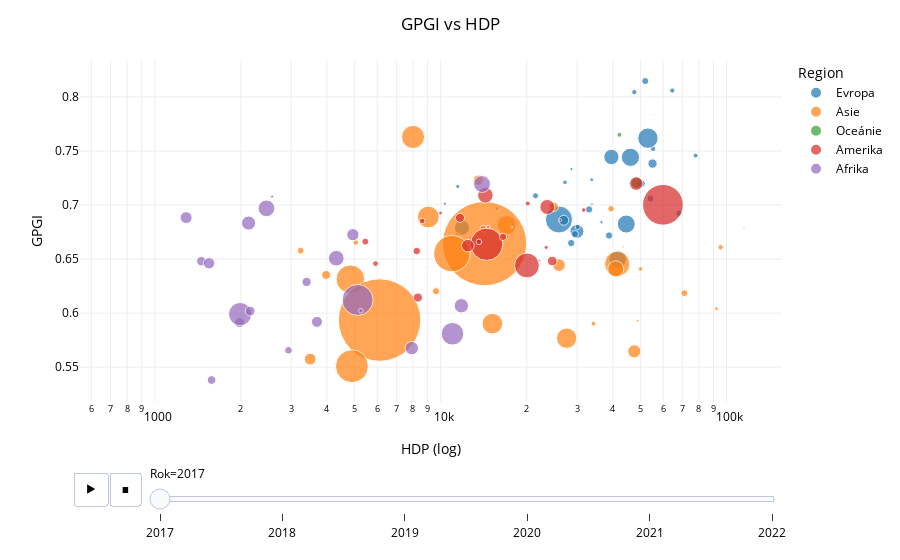

Notebook cell for this chart:
### Code cell
import pandas as pd
import plotly.express as px
import numpy as np

year = 2019

# def create_bubbles(year, indicator)
pop = pd.read_csv("init_data/Total_population.csv")
pop = pop.loc[pop["Indicator"] == "Total population (thousands)"][["LOCATION", "TIME", "Value"]]
new_ind = pd.read_csv("init_data/GDP_per_capita.csv")
new_ind = new_ind.loc[new_ind["Indicator"] == "GDP per capita, PPP (current international $)"][["Indicator", "LOCATION", "TIME", "Value"]]
gpgi = pd.read_csv("data/gpgi_long.csv")

df = gpgi.merge(pop, left_on=["iso3", "year"], right_on=["LOCATION", "TIME"])
df.rename(columns={"Value": "pop_thousands"}, inplace=True)
df.drop(columns=["TIME", "LOCATION"], inplace=True)

df = df.merge(new_ind, left_on=["iso3", "year"], right_on=["LOCATION", "TIME"])
df.rename(columns={"Value": "gdp"}, inplace=True)
df.drop(columns=["TIME", "LOCATION"], inplace=True)


# df = df.loc[df["year"] == year]
df["pop_thousands"] = df["pop_thousands"] * 1000
df = df[["gdp", "gpgi", "pop_thousands", "region", "country", "year"]]
df.columns = ["HDP", "GPGI", "Populace", "Region", "Země", "Rok"]

fig = px.scatter(df, x="HDP", y="GPGI", size="Populace", color="Region", hover_name="Země", template="none", labels={"HDP": "HDP (log)", "GPGI":"GPGI"}, size_max=60, log_x=True, animation_frame="Rok", animation_group="Země")

fig.update_layout(
    title={
        'text': "GPGI vs HDP",
    },
    font=dict(
        # family="Poppins, sans-serif",
        color="Black"
    ),
    hoverlabel=dict(
        font_size=16,
    )
)

# fig.update_layout(transition = {'duration': 3000})
fig.layout.updatemenus[0].buttons[0].args[1]["frame"]["duration"] = 1500


fig.show()

### Figure 1 — Plotly figure (JSON) as saved in the notebook; plotly's stock layout.template omitted (floating-point values rounded to 4 significant figures)
{"data": [{"hovertemplate": "<b>%{hovertext}</b><br><br>Region=Evropa<br>Rok=2017<br>HDP (log)=%{x}<br>GPGI=%{y}<br>Populace=%{marker.size}<extra></extra>", "hovertext": ["Iceland", "Finland", "Norway", "Sweden", "Ireland", "Denmark", "Switzerland", "Belgium", "Latvia", "Netherlands", "Germany", "United Kingdom", "Austria", "Luxembourg", "Lithuania", "Spain", "Slovenia", "Serbia", "Bulgaria", "France", "Croatia", "Portugal", "Moldova", "Poland", "Macedonia, FYR", "Estonia", "Russian Federation", "Ukraine", "Romania", "Italy", "Slovak Republic", "Greece", "Czech Republic", "Malta", "Hungary", "Albania"], "ids": ["Iceland", "Finland", "Norway", "Sweden", "Ireland", "Denmark", "Switzerland", "Belgium", "Latvia", "Netherlands", "Germany", "United Kingdom", "Austria", "Luxembourg", "Lithuania", "Spain", "Slovenia", "Serbia", "Bulgaria", "France", "Croatia", "Portugal", "Moldova", "Poland", "Macedonia, FYR", "Estonia", "Russian Federation", "Ukraine", "Romania", "Italy", "Slovak Republic", "Greece", "Czech Republic", "Malta", "Hungary", "Albania"], "legendgroup": "Evropa", "marker": {"color": "#1F77B4", "size": [339000, 5503000, 5259000, 10006000, 4742000, 5722000, 8419000, 11352000, 1964000, 17167000, 82484000, 65870000, 8773000, 591000, 2919000, 46517000, 2094000, 7480000, 7215000, 64074000, 4209000, 10317000, 3201000, 38532000, 2111000, 1316000, 145323000, 44752000, 19743000, 60069000, 5436000, 10723000, 10529000, 473000, 9799000, 2880000], "sizemode": "area", "sizeref": 396100.0, "symbol": "circle"}, "mode": "markers", "name": "Evropa", "orientation": "v", "showlegend": true, "type": "scatter", "x": [55638, 47570, 64590, 51948, 77969, 55357, 68194, 50442, 28674, 55089, 53071, 46104, 54173, 114986, 33762, 39550, 36508, 16611, 21470, 44577, 27207, 33045, 11464, 29958, 15706, 33822, 25926, 11861, 26943, 41581, 30142, 28605, 38825, 43509, 29496, 12771], "xaxis": "x", "y": [0.7836, 0.8044, 0.8059, 0.8146, 0.7457, 0.7519, 0.6924, 0.7198, 0.7333, 0.7383, 0.7618, 0.7441, 0.706, 0.6786, 0.7234, 0.7444, 0.6842, null, 0.7085, 0.6824, 0.721, 0.6959, 0.7172, 0.6756, 0.6967, 0.7008, 0.6866, 0.679, 0.6859, 0.6498, 0.6797, 0.6648, 0.6718, 0.6615, 0.6731, 0.6685], "yaxis": "y"}, {"hovertemplate": "<b>%{hovertext}</b><br><br>Region=Asie<br>Rok=2017<br>HDP (log)=%{x}<br>GPGI=%{y}<br>Populace=%{marker.size}<extra></extra>", "hovertext": ["Philippines", "Kazakhstan", "Mongolia", "Israel", "Sri Lanka", "Singapore", "Lao PDR*", "Kyrgyz Republic", "Thailand", "China", "Vietnam", "Bangladesh", "Cyprus", "Georgia", "Brunei Darussalam", "Tajikistan", "Bhutan*", "Armenia", "Indonesia", "Maldives", "Azerbaijan", "India", "Malaysia", "Cambodia", "Japan", "United Arab Emirates", "Korea, Rep.", "Bahrain", "Qatar", "Kuwait", "Jordan", "Turkey", "Nepal", "Oman", "Lebanon", "Saudi Arabia", "Iran, Islamic Rep.", "Pakistan"], "ids": ["Philippines", "Kazakhstan", "Mongolia", "Israel", "Sri Lanka", "Singapore", "Lao PDR*", "Kyrgyz Republic", "Thailand", "China", "Vietnam", "Bangladesh", "Cyprus", "Georgia", "Brunei Darussalam", "Tajikistan", "Bhutan*", "Armenia", "Indonesia", "Maldives", "Azerbaijan", "India", "Malaysia", "Cambodia", "Japan", "United Arab Emirates", "Korea, Rep.", "Bahrain", "Qatar", "Kuwait", "Jordan", "Turkey", "Nepal", "Oman", "Lebanon", "Saudi Arabia", "Iran, Islamic Rep.", "Pakistan"], "legendgroup": "Asie", "marker": {"color": "#FF7F0E", "size": [105813000, 18201000, 3062000, 8236000, 21468000, 5739000, 6944000, 6070000, 70767000, 1406143000, 93587000, 160825000, 1203000, 3772000, 428000, 8826000, 753000, 2859000, 263204000, 463000, 10030000, 1346642000, 31757000, 15730000, 126854000, 9032000, 51419000, 1433000, 2676000, 4029000, 10091000, 81713000, 28019000, 4498000, 6186000, 33775000, 83913000, 214770000], "sizemode": "area", "sizeref": 396100.0, "symbol": "circle"}, "mode": "markers", "name": "Asie", "orientation": "v", "showlegend": true, "type": "scatter", "x": [8002, 24863, 11431, 39448, 13545, 95334, 7211, 5047, 17008, 14244, 9051, 4831, 38415, 13590, 60173, 3236, 10987, 12510, 10942, 18974, 14121, 6112, 25935, 3973, 41444, 71182, 40957, 48929, 92178, 50007, 9629, 27583, 3496, 34218, 17808, 47552, 15163, 4892], "xaxis": "x", "y": [0.7629, 0.6983, 0.6731, 0.6965, 0.723, 0.6609, null, 0.6653, 0.6815, 0.6643, 0.6889, 0.6314, 0.6522, 0.6665, null, 0.6578, null, 0.6651, 0.655, 0.635, 0.6781, 0.5936, 0.6444, 0.6353, 0.6455, 0.6184, 0.6409, 0.5931, 0.6041, 0.6409, 0.6203, 0.5768, 0.5575, 0.5903, null, 0.5647, 0.5903, 0.5509], "yaxis": "y"}, {"hovertemplate": "<b>%{hovertext}</b><br><br>Region=Oceánie<br>Rok=2017<br>HDP (log)=%{x}<br>GPGI=%{y}<br>Populace=%{marker.size}<extra></extra>", "hovertext": ["New Zealand", "Australia", "Fiji"], "ids": ["New Zealand", "Australia", "Fiji"], "legendgroup": "Oceánie", "marker": {"color": "#2CA02C", "size": [4707000, 24392000, 919000], "sizemode": "area", "sizeref": 396100.0, "symbol": "circle"}, "mode": "markers", "name": "Oceánie", "orientation": "v", "showlegend": true, "type": "scatter", "x": [42205, 48400, 12822], "xaxis": "x", "y": [0.7649, 0.7204, null], "yaxis": "y"}, {"hovertemplate": "<b>%{hovertext}</b><br><br>Region=Amerika<br>Rok=2017<br>HDP (log)=%{x}<br>GPGI=%{y}<br>Populace=%{marker.size}<extra></extra>", "hovertext": ["Nicaragua", "Canada", "United States", "Ecuador", "Bolivia", "Barbados", "Costa Rica", "Argentina", "Colombia", "Trinidad and Tobago", "Panama", "Bahamas", "Jamica", "Guyana", "Brazil", "Mexico", "Dominican Republic", "Uruguay", "Peru", "Honduras", "Paraguay", "Chile", "El Salvador", "Belize", "Suriname", "Guatemala"], "ids": ["Nicaragua", "Canada", "United States", "Ecuador", "Bolivia", "Barbados", "Costa Rica", "Argentina", "Colombia", "Trinidad and Tobago", "Panama", "Bahamas", "Jamica", "Guyana", "Brazil", "Mexico", "Dominican Republic", "Uruguay", "Peru", "Honduras", "Paraguay", "Chile", "El Salvador", "Belize", "Suriname", "Guatemala"], "legendgroup": "Amerika", "marker": {"color": "#D62728", "size": [6435000, 36325000, 328553000, 16563000, 11350000, 279000, 4970000, 43865000, 47907000, 1474000, 4061000, 398000, 2806000, 761000, 207678000, 122211000, 10588000, 3419000, 31363000, 9544000, 6311000, 18207000, 6260000, 371000, 584000, 16439000], "sizemode": "area", "sizeref": 396100.0, "symbol": "circle"}, "mode": "markers", "name": "Amerika", "orientation": "v", "showlegend": true, "type": "scatter", "x": [5915, 48317, 59908, 11679, 8245, 16199, 20168, 23597, 14335, 26214, 31638, 34068, 9985, 12194, 14478, 20032, 16525, 23385, 12443, 5448, 13604, 24547, 8618, 8874, 17753, 8322], "xaxis": "x", "y": [0.6458, 0.7198, 0.7002, 0.6881, 0.6574, null, 0.7014, 0.6982, 0.709, 0.6859, 0.6954, null, 0.6925, null, 0.6637, 0.6441, 0.6705, 0.6608, 0.6624, 0.6661, 0.6659, 0.6482, 0.6853, 0.6426, 0.6794, 0.6144], "yaxis": "y"}, {"hovertemplate": "<b>%{hovertext}</b><br><br>Region=Afrika<br>Rok=2017<br>HDP (log)=%{x}<br>GPGI=%{y}<br>Populace=%{marker.size}<extra></extra>", "hovertext": ["Lesotho", "South Africa", "Burundi", "Mozambique", "Malawi", "Cape Verde", "Namibia", "Uganda", "Madagascar", "Tanzania", "Senegal", "Ghana", "Kenya", "Botswana", "Angola*", "Mauritius", "Cameroon", "Burkina Faso", "Nigeria", "Zambia", "Ethiopia", "Algeria", "Egypt", "Benin", "Mali", "Morocco", "C»te d'Ivoire", "Mauritania", "Chad"], "ids": ["Lesotho", "South Africa", "Burundi", "Mozambique", "Malawi", "Cape Verde", "Namibia", "Uganda", "Madagascar", "Tanzania", "Senegal", "Ghana", "Kenya", "Botswana", "Angola*", "Mauritius", "Cameroon", "Burkina Faso", "Nigeria", "Zambia", "Ethiopia", "Algeria", "Egypt", "Benin", "Mali", "Morocco", "C»te d'Ivoire", "Mauritania", "Chad"], "legendgroup": "Afrika", "marker": {"color": "#9467BD", "size": [2157000, 56311000, 11020000, 28142000, 17640000, 562000, 2344000, 39436000, 25833000, 55326000, 14952000, 29899000, 48432000, 2377000, 29678000, 1294000, 24060000, 19558000, 191045000, 17030000, 106740000, 40739000, 100796000, 11426000, 19002000, 35321000, 24526000, 4105000, 14838000], "sizemode": "area", "sizeref": 396100.0, "symbol": "circle"}, "mode": "markers", "name": "Afrika", "orientation": "v", "showlegend": true, "type": "scatter", "x": [2572, 13950, 751, 1287, 1455, 7131, 10335, 2128, 1548, 2458, 3259, 4930, 4313, 14657, 7216, 22144, 3691, 1978, 5120, 3395, 1988, 11809, 10995, 2934, 2154, 7922, 4836, 5259, 1580], "xaxis": "x", "y": [0.7078, 0.7194, null, 0.6883, 0.648, null, 0.7012, 0.6833, 0.6461, 0.6969, null, 0.6725, 0.6508, 0.6797, null, 0.6487, 0.5919, 0.5912, 0.6122, 0.6288, 0.5991, 0.6068, 0.5809, 0.5656, 0.6019, 0.5676, null, 0.6022, 0.5381], "yaxis": "y"}], "layout": {"font": {"color": "Black"}, "hoverlabel": {"font": {"size": 16}}, "legend": {"itemsizing": "constant", "title": {"text": "Region"}, "tracegroupgap": 0}, "margin": {"t": 60}, "sliders": [{"active": 0, "currentvalue": {"prefix": "Rok="}, "len": 0.9, "pad": {"b": 10, "t": 60}, "steps": [{"args": [["2017"], {"frame": {"duration": 0, "redraw": false}, "fromcurrent": true, "mode": "immediate", "transition": {"duration": 0, "easing": "linear"}}], "label": "2017", "method": "animate"}, {"args": [["2018"], {"frame": {"duration": 0, "redraw": false}, "fromcurrent": true, "mode": "immediate", "transition": {"duration": 0, "easing": "linear"}}], "label": "2018", "method": "animate"}, {"args": [["2019"], {"frame": {"duration": 0, "redraw": false}, "fromcurrent": true, "mode": "immediate", "transition": {"duration": 0, "easing": "linear"}}], "label": "2019", "method": "animate"}, {"args": [["2020"], {"frame": {"duration": 0, "redraw": false}, "fromcurrent": true, "mode": "immediate", "transition": {"duration": 0, "easing": "linear"}}], "label": "2020", "method": "animate"}, {"args": [["2021"], {"frame": {"duration": 0, "redraw": false}, "fromcurrent": true, "mode": "immediate", "transition": {"duration": 0, "easing": "linear"}}], "label": "2021", "method": "animate"}, {"args": [["2022"], {"frame": {"duration": 0, "redraw": false}, "fromcurrent": true, "mode": "immediate", "transition": {"duration": 0, "easing": "linear"}}], "label": "2022", "method": "animate"}], "x": 0.1, "xanchor": "left", "y": 0, "yanchor": "top"}], "title": {"text": "GPGI vs HDP"}, "updatemenus": [{"buttons": [{"args": [null, {"frame": {"duration": 1500, "redraw": false}, "fromcurrent": true, "mode": "immediate", "transition": {"duration": 500, "easing": "linear"}}], "label": "&#9654;", "method": "animate"}, {"args": [[null], {"frame": {"duration": 0, "redraw": false}, "fromcurrent": true, "mode": "immediate", "transition": {"duration": 0, "easing": "linear"}}], "label": "&#9724;", "method": "animate"}], "direction": "left", "pad": {"r": 10, "t": 70}, "showactive": false, "type": "buttons", "x": 0.1, "xanchor": "right", "y": 0, "yanchor": "top"}], "xaxis": {"anchor": "y", "domain": [0, 1], "title": {"text": "HDP (log)"}, "type": "log"}, "yaxis": {"anchor": "x", "domain": [0, 1], "title": {"text": "GPGI"}}}}
